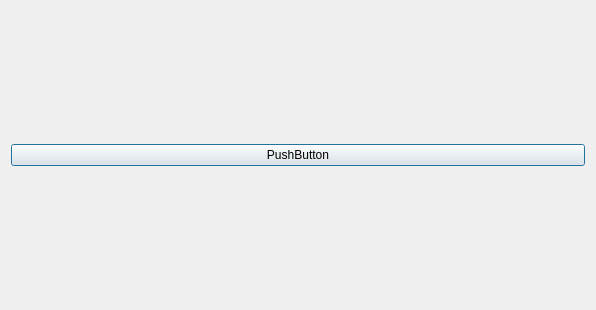
<?xml version="1.0" encoding="UTF-8"?>
<ui version="4.0">
 <class>Dialog</class>
 <widget class="QDialog" name="Dialog">
  <property name="geometry">
   <rect>
    <x>0</x>
    <y>0</y>
    <width>596</width>
    <height>310</height>
   </rect>
  </property>
  <property name="windowTitle">
   <string>Dialog</string>
  </property>
  <layout class="QVBoxLayout" name="verticalLayout">
   <item>
    <widget class="QPushButton" name="pushButton">
     <property name="text">
      <string>PushButton</string>
     </property>
    </widget>
   </item>
  </layout>
 </widget>
 <resources/>
 <connections/>
</ui>
